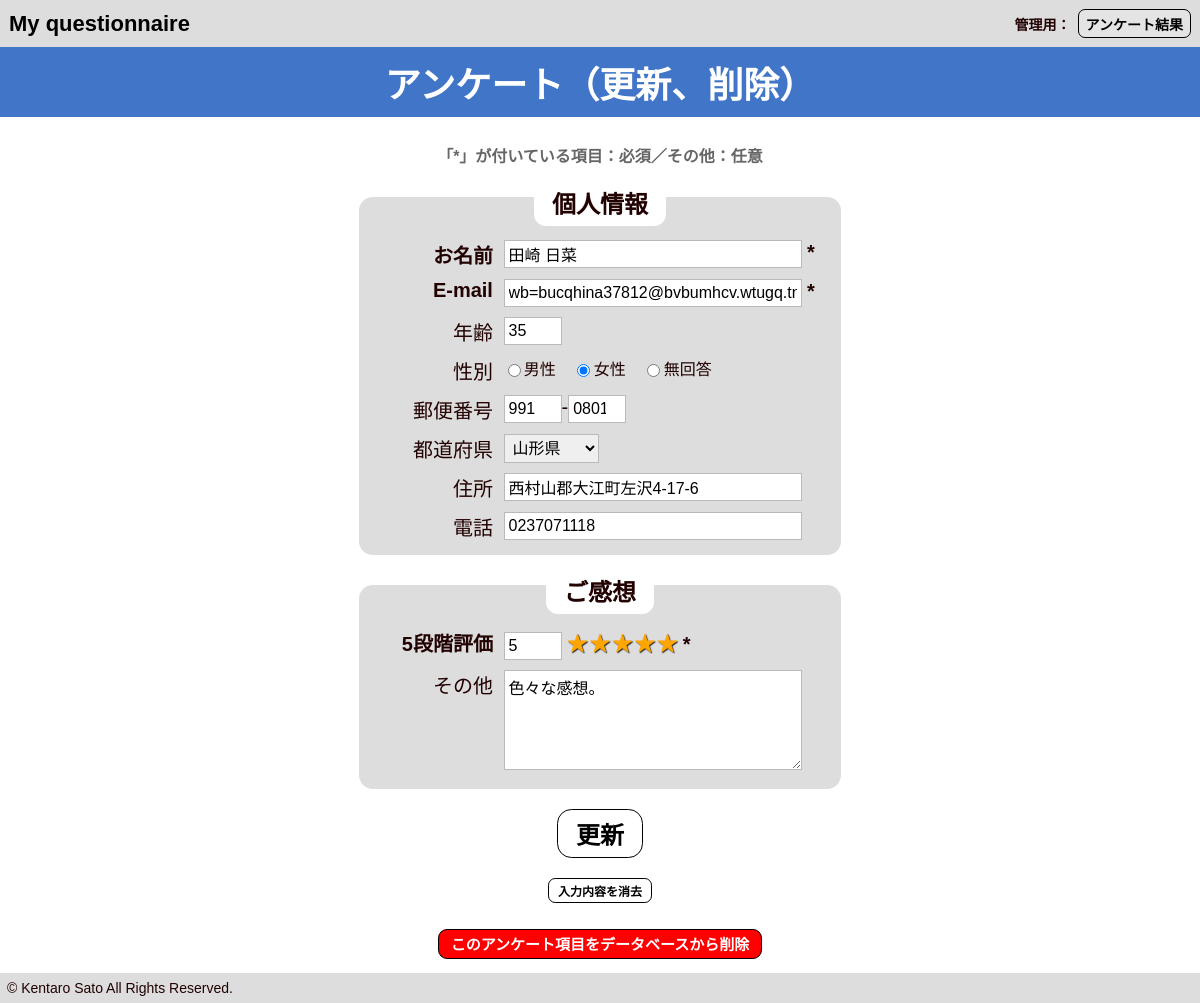
The page /8/detail.php?id=12 on the database its author committed.
### tables this page shows
CREATE TABLE IF NOT EXISTS `an_table` (
`id` int(12) NOT NULL,
  `name` varchar(64) NOT NULL,
  `mail` varchar(128) NOT NULL,
  `age` tinyint(3) unsigned NOT NULL COMMENT '年齢',
  `sex` enum('男性','女性','無回答','') NOT NULL,
  `postal_1` varchar(10) NOT NULL,
  `postal_2` varchar(10) NOT NULL,
  `region` varchar(10) NOT NULL,
  `address` varchar(128) NOT NULL,
  `tel` varchar(20) NOT NULL,
  `rating` tinyint(1) unsigned NOT NULL,
  `comments` text NOT NULL,
  `date` datetime NOT NULL,
  `date_updated` datetime NOT NULL
);

### 8/detail.php (the view, shortened to what this page needs)
<?php
$id = $_GET["id"];
require_once './lib/connectdb.php';
$stmt = $pdo->prepare("SELECT * FROM an_table WHERE id=:a1");
$stmt->bindValue(':a1', $id);
$status = $stmt->execute();
$result = $stmt->fetch();
$array = [$result['name'], $result['mail'], $result['age'], $result['sex'], $result['postal_1'], $result['postal_2'], $result['region'], $result['address'], $result['tel'], $result['rating'], $result['comments'], $result['date']];
list($name, $mail, $age, $sex, $postal_1, $postal_2, $region, $address, $tel, $rating, $comments, $date) = $array;
$stmtRegion = $pdo->prepare("SELECT * FROM regions");
$statusRegion = $stmtRegion->execute();
$regionOptionHtml ='<option value="未選択">未選択</option>';
if($statusRegion==false){
    $errorRegion = $stmtRegion->errorInfo();
    exit("QueryError:".$errorRegion[2]);
}else{
    while( $resultRegion = $stmtRegion->fetch(PDO::FETCH_ASSOC)){
        if ($region == $resultRegion["region_name"]) {
            $regionOptionHtml .= '<option value="'.$resultRegion["region_name"].'" selected="selected">'.$resultRegion["region_name"].'</option>';
        } else {
            $regionOptionHtml .= '<option value="'.$resultRegion["region_name"].'">'.$resultRegion["region_name"].'</option>';
        }
    }
}
?>
<!DOCTYPE html>
<html lang="ja">
    <head>
        <link rel="stylesheet" href="css/reset.css">
        <link rel="stylesheet" href="css/common.css">
    </head>
    <body>
        <header class="headerGlobal">
            <div class="top"><a href="./">My questionnaire</a></div>
            <div class="userMenu">
                管理用：<div class="button" id="loginButton"><a href="./select.php">アンケート結果</a></div>
            </div>
        </header>
        <h1>アンケート（更新、削除）</h1>
        <main>
            <form id="q1" class="questionnaire h-adr" method="post" action="update.php">
                <div id="suggestion">
                    「*」が付いている項目：必須／その他：任意
                </div>
                <fieldset>
                    <legend>個人情報</legend>
                    <p class="required"><span class="itemName">お名前</span>
                        <span class="itemBody"><input class="answer required" type="text" name="name" placeholder="例）ヤマザキ　ダイスケ" size="20" title="あなたの名前を入力してください。" value ="<?=$name?>" required></span>
                    </p>
                    <p class="required"><span class="itemName">E-mail</span>
                        <span class="itemBody"><input class="answer required" type="email" name="mail" placeholder="例）●●●●@●●●●.●●●" size="20" title="E-mailアドレスを入力してください。" value ="<?=$mail?>" required pattern="^\S+@\S+\.\S+$"></span>
                    </p>
                    <p><span class="itemName">年齢</span>
                        <span class="itemBody"><input class="answer" type="number" name="age" min="0" value ="<?=$age?>"></span>
                    </p>
                    <p><span class="itemName">性別</span>
                        <span class="itemBody">
                            <label class="radio">
                                <input type="radio" name="sex" value="男性" <?php if ($sex == '男性') echo 'checked'?>>男性</label>
                            <label class="radio">
                                <input type="radio" name="sex" value="女性" <?php if ($sex == '女性') echo 'checked'?>>女性</label>
                            <label class="radio">
                                <input type="radio" name="sex" value="無回答" <?php if ($sex == '無回答') echo 'checked'?>>無回答</label>
                        </span>
                    </p>
                    <p><span class="itemName">郵便番号</span>
                        <span class="itemBody"><input class="answer p-postal-code" type="number" name="postal_1" value ="<?=$postal_1?>">-<input class="answer p-postal-code" type="number" name="postal_2" value ="<?=$postal_2?>"></span>
                    </p>
                    <p><span class="itemName">都道府県</span>
                        <span class="itemBody">
                            <select class="answer p-region" name="region" size="1">
                                <?=$regionOptionHtml?>
                            </select>
                        </span>
                    </p>
                    <p><span class="itemName">住所</span>
                        <span class="itemBody"><input class="answer p-locality p-street-address p-extended-address" type="text" name="address" size="20" value ="<?=$address?>"></span>
                    </p>
                    <p><span class="itemName">電話</span>
                        <span class="itemBody"><input class="answer" type="tel" name="tel" size="20" value ="<?=$tel?>"></span>
                    </p>
                </fieldset>
                <fieldset>
                    <legend>ご感想</legend>
                    <p class="required"><span class="itemName">5段階評価</span>
                        <span class="itemBody"><input id="rating" class="answer required" type="number" name="rating" min=1 max=5 title="評価を5段階で入力してください。" value ="<?=$rating?>" required></span>
                        <span class="ratingImage">★</span><span class="ratingImage">★</span><span class="ratingImage">★</span><span class="ratingImage">★</span><span class="ratingImage">★</span>
                    </p>
                    <p><span class="itemName">その他</span>
                        <span class="itemBody"><textarea class="answer" name="comments" rows="5" cols="25" title="その他ご自由にご記入ください。"><?=$comments?></textarea></span>
                    </p>
                </fieldset>
                <p id="submit">
                    <input class="inactive" type="submit" value="更新">
                </p>
                <button id="reset">入力内容を消去</button>
            </form>
            <form id="deleteForm" method="post" action="delete.php">
                <p>
                    <input id="deleteSubmit" class="smallSubmit seriousSubmit active" type="submit" value="このアンケート項目をデータベースから削除">
                </p>
            </form>
        </main>
        <footer class="footer">
            <div id="copyright">
                &copy; Kentaro Sato All Rights Reserved.
            </div>
        </footer>
    </body>
</html>

### 8/css/common.css (style rules this page uses)
body { background-color: #fff; margin: 0; padding: 0; text-align: center; font-size: 18px; -webkit-font-smoothing: antialiased; font: 18px 'Lucida Grande', 'Lucida Sans Unicode', 'Hiragino Kaku Gothic Pro', 'ヒラギノ角ゴ Pro W3', メイリオ, Meiryo, 'ＭＳ Ｐゴシック', Helvetica, Arial, Verdana, sans-serif; }
.headerGlobal { font-size: 18px; font-weight: bold; padding: 0.5em; background: #ddd; text-align: left; display: flex; flex-direction: row; flex-wrap: wrap; justify-content:space-between; align-items: center; align-content: flex-start; }
.top { font-size: 22px; font-weight: bold; }
.userMenu { display: flex; flex-direction: row; flex-wrap: wrap; justify-content:flex-end; align-items: center; align-content: flex-start; }
.userMenu .button { margin-left: 0.5em; }
h1 { font-size: 36px; padding: 0.25em; background: #4075c7; color: #fff; margin-bottom: 0.5em; }
fieldset { background: #ddd; padding: 1em; border-radius: 1em; text-align: left; }
legend { font-size: 24px; font-weight: bold; padding: 0.75em; padding-top: 0.75em; padding-bottom: 0.25em; background: #fff; text-align: center; border-radius: 0.5em; }
main { text-align: center; display: flex; -webkit-flex-direction: column; flex-direction: column; -webkit-flex-wrap: wrap; flex-wrap: wrap; -webkit-justify-content: center; justify-content: center; }
#suggestion { margin: auto; padding-top: 0.5em; font-size: 16px; font-weight: bold; color: #666; }
form { margin: auto; }
form p { font-size: 20px; vertical-align: top; }
form p+p { margin-top: 0.5em; }
.itemName { display: inline-block; width: 6em; text-align: right; vertical-align: top; padding-right: 0.25em; }
.itemBody { display: inline-block; text-align: left; }
input, textarea, select { color: #000; }
input[type="email"], input[type="password"], input[type="text"], input[type="tel"], input[type="number"], textarea, label, select { font-size: 16px; padding: 0.25em; }
input[type="email"], input[type="password"], input[type="text"], input[type="tel"], textarea { width: 18em; }
input[type="number"] { width: 3em; }
input[type="radio"] { margin-right: 0.25em; }
p.required { font-weight: bold; }
p.required:after { content: "*"; display: inline-block; text-align: left; width: 1em; }
.ratingImage { display: inline-block; margin-left: 0em; color: #666; cursor: pointer; transition-duration: 0.1s; text-shadow: 1px 1px 1px rgba(0, 0, 0, 0.8); }
.ratingImage + .ratingImage { margin-left: 0.125em; }
.ratingImageOn { color: orange; }
.radio + .radio { margin-left: 0.5em; }
input[type="submit"] { font-size: 24px; font-weight: bold; padding: 0.25em 0.75em; border-radius: 0.6em; cursor: pointer; }
input[type="submit"].active { color: #000; background: #fff; }
.active { color: #666; border: 1px solid #000; }
input[type="submit"].smallSubmit { font-size: 15px; }
input[type="submit"].seriousSubmit { background: #f00; color: #fff; }
#deleteForm { margin-top: 1em; }
#reset { font-size: 12px; font-weight: bold; padding: 0.25em 0.75em; border-radius: 0.6em; cursor: pointer; background: #fff; border: 1px solid #000; margin-bottom: 1em; }
#submit { padding-top: 1em; padding-bottom: 1em; }
.footer { margin-top: 1em; background: #ddd; padding: 0.5em; display: flex; flex-direction: row; flex-wrap: wrap; justify-content:flex-start; align-items: center; align-content: flex-start; }
.button { border: 1px solid #000; cursor: pointer; padding: 0.25em 0.5em; border-radius: 0.5em; background: hsla(0, 0%, 100%, 0.2); font-weight: bold; }
#loginButton a { margin: 0.25em -0.5em; padding: 0.25em 0.5em; border-radius: 0.5em; }

### rows shown on the page
an_table: name "田崎 日菜", mail "wb=bucqhina37812@bvbumhcv.wtugq.tn", age "35", sex "☐ 男性", sex "☑ 女性", sex "☐ 無回答", postal_1 "991", postal_2 "0801", address "西村山郡大江町左沢4-17-6", tel "0237071118", rating "5", comments "色々な感想。"

### other values the page prints
form field region "山形県"
